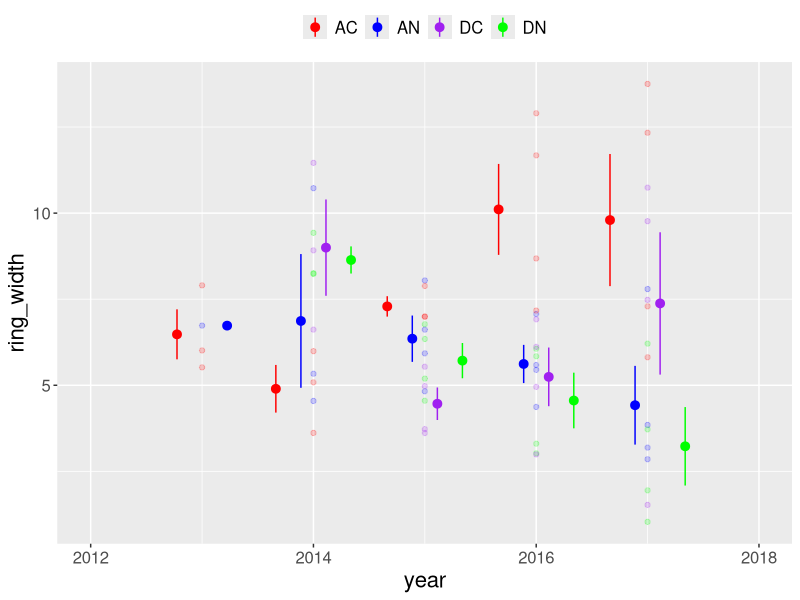
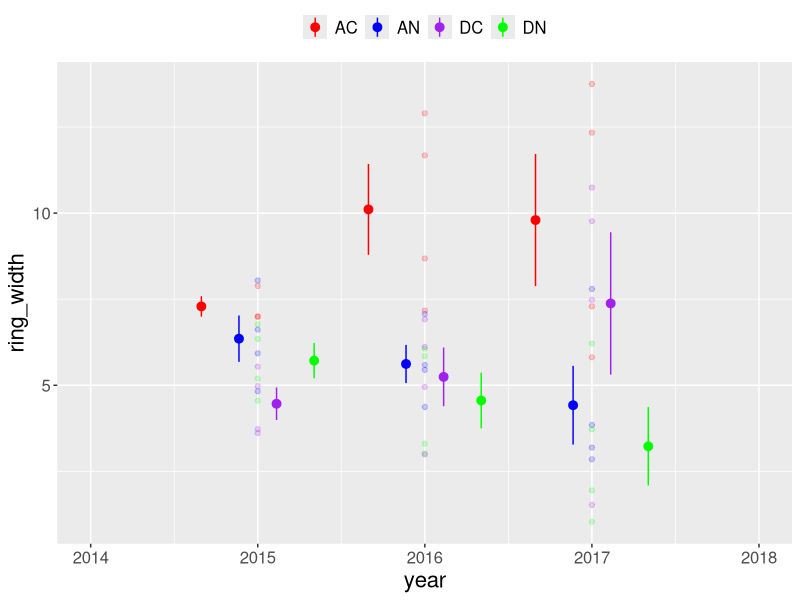
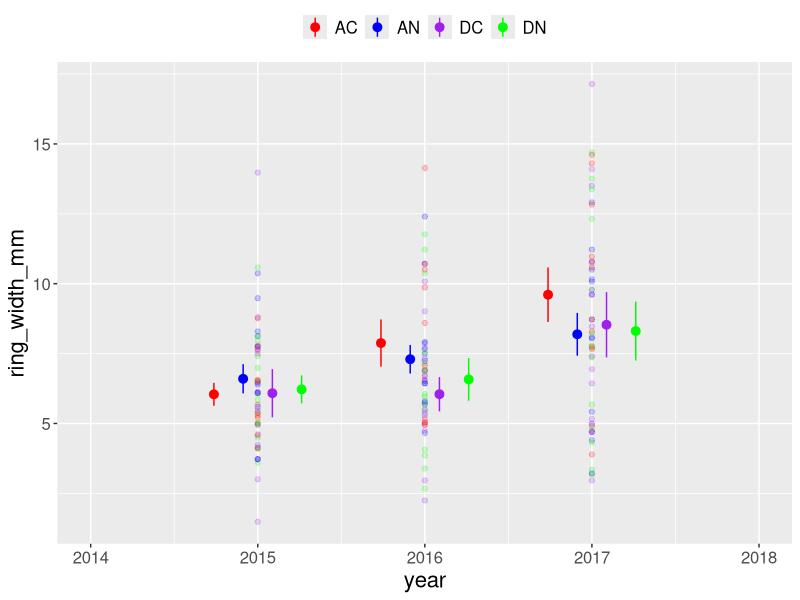
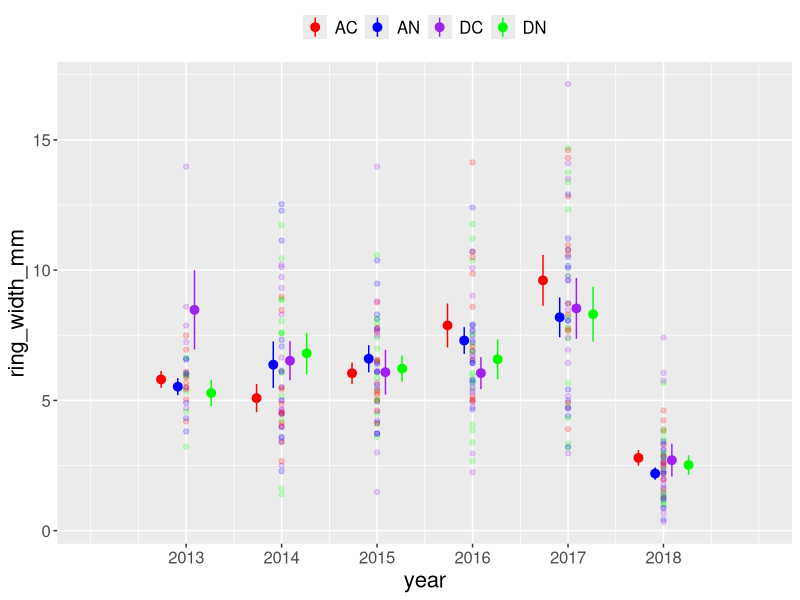

The R source for these figures, in order:
## doing tree ring width analysis

library(plyr); library(dplyr);
library(readr)
library(stringi)
library(ggplot2)
#library(tidyverse)

ring_data <- read.csv("data/raw_data/tree_ring_widths.csv")

summary(ring_data)

unique(ring_data$plot)

def_theme <- theme(legend.title = element_blank(),
                   legend.text = element_text(size = 12),
                   legend.position = "top",
                   axis.text = element_text(size = 12),
                   axis.title = element_text(size = 16),
                   plot.title = element_text(size = 28))
                   
treatment_color <- scale_color_manual(values = c("red","blue","purple","green"))

scaleFUN <- function(x) sprintf("%.0f", x)

# ring_data_se <- ring_data %>% 
#   group_by(treatment, year) %>%
#   summarise(obs = n(),
#             mean_ring_width = mean(ring_width),
#             ring_width_sd = sd(ring_width))
#             ring_width_se = ring_width_sd/sqrt(obs))
# 
            
ring_data_2015 <- ring_data %>% 
  filter(year >= 2015)

initial_plot <- ggplot(ring_data_2015, aes(year, ring_width, color = treatment)) +
  geom_point(alpha = 0.2) + 
  scale_x_continuous(limits = c(2014,2018)) +
  stat_summary(fun.data = "mean_se", geom = "pointrange", 
               position = position_dodge(width = 0.9)) +
  treatment_color +
  def_theme +
  NULL

ggsave(plot = initial_plot, height = 5, width = 10, "tree_rings/figures/width_imageJ_initial.png")

ring_data_2013 <- ring_data %>% 
  filter(year >= 2013)


ggplot(ring_data_2013, aes(year, ring_width, color = treatment)) +
  geom_point(alpha = 0.2) + 
  #scale_x_continuous(labels = scaleFUN) +
  scale_x_continuous(limits = c(2012,2018)) +
  stat_summary(fun.data = "mean_se", geom = "pointrange", 
               position = position_dodge(width = 0.9)) +
  treatment_color +
  def_theme +
  NULL


#### NEW measuRING data ####

cross1_data <- read_csv("tree_rings/data/cross1_data_post66.csv")

summary(cross1_data)

#filter(cross1_data, is.na(ring_width_mm))

cross1_data <- cross1_data %>% 
  mutate(treatment = case_when(grepl("AC", cs_id) ~ "AC",
                               grepl("AN", cs_id) ~ "AN",
                               grepl("DC", cs_id) ~ "DC",
                               grepl("DN", cs_id) ~ "DN"))

#tail(cross1_data)

cross1_data_good <- cross1_data %>% 
  filter(between(year, 2015, 2017))

cross1_most_accurate <- ggplot(cross1_data_good, aes(year, ring_width_mm, color = treatment)) +
  geom_point(alpha = 0.2) + 
  #scale_x_continuous(labels = scaleFUN) +
  scale_x_continuous(limits = c(2014, 2018), breaks = c(2014, 2015, 2016, 2017, 2018)) +
  stat_summary(fun.data = "mean_se", geom = "pointrange", 
               position = position_dodge(width = 0.7)) +
  treatment_color +
  def_theme +
  NULL

ggsave(plot = cross1_most_accurate, height = 5, width = 10, "tree_rings/figures/width_crossSection1_best_data.png")


cross1_all_time <- ggplot(cross1_data, aes(year, ring_width_mm, color = treatment)) +
  geom_point(alpha = 0.2) + 
  #scale_x_continuous(labels = scaleFUN) +
  scale_x_continuous(limits = c(2012, 2019), breaks = c(2013, 2014, 2015, 2016, 2017, 2018)) +
  stat_summary(fun.data = "mean_se", geom = "pointrange", 
               position = position_dodge(width = 0.7)) +
  treatment_color +
  def_theme +
  NULL

ggsave(plot = cross1_all_time, height = 5, width = 10, "tree_rings/figures/width_crossSection1_all_time.png")

filter(cross1_data, is.na(ring_width_mm) & year == 2015)
filter(cross1_data, ring_width_mm > 13)
filter(cross1_data, cs_id=="30-B_DC_crossSection1")

cross1_data %>% 
  group_by(treatment) %>% 
  summarise(count = length(treatment)/6)
